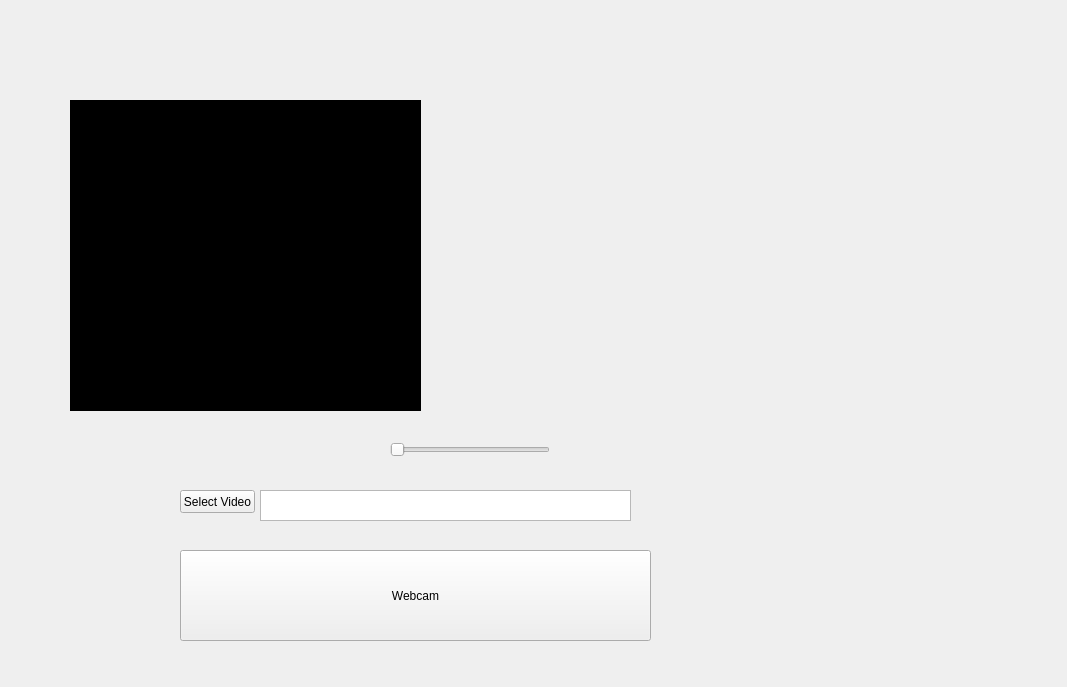
<?xml version="1.0" encoding="UTF-8"?>
<ui version="4.0">
 <class>MainWindow</class>
 <widget class="QMainWindow" name="MainWindow">
  <property name="geometry">
   <rect>
    <x>0</x>
    <y>0</y>
    <width>1067</width>
    <height>687</height>
   </rect>
  </property>
  <property name="windowTitle">
   <string>MainWindow</string>
  </property>
  <widget class="QWidget" name="centralWidget">
   <widget class="QLabel" name="bwImage">
    <property name="geometry">
     <rect>
      <x>70</x>
      <y>100</y>
      <width>351</width>
      <height>311</height>
     </rect>
    </property>
    <property name="autoFillBackground">
     <bool>false</bool>
    </property>
    <property name="styleSheet">
     <string notr="true">Background-color: #000;</string>
    </property>
    <property name="text">
     <string>TextLabel</string>
    </property>
   </widget>
   <widget class="QPushButton" name="selectVideoButton">
    <property name="geometry">
     <rect>
      <x>180</x>
      <y>490</y>
      <width>75</width>
      <height>23</height>
     </rect>
    </property>
    <property name="text">
     <string>Select Video</string>
    </property>
   </widget>
   <widget class="QTextBrowser" name="videoFilePathText">
    <property name="geometry">
     <rect>
      <x>260</x>
      <y>490</y>
      <width>371</width>
      <height>31</height>
     </rect>
    </property>
   </widget>
   <widget class="QSlider" name="frameSlider">
    <property name="geometry">
     <rect>
      <x>390</x>
      <y>440</y>
      <width>160</width>
      <height>19</height>
     </rect>
    </property>
    <property name="orientation">
     <enum>Qt::Horizontal</enum>
    </property>
   </widget>
   <widget class="QCustomPlot" name="finalImage" native="true">
    <property name="geometry">
     <rect>
      <x>610</x>
      <y>90</y>
      <width>341</width>
      <height>331</height>
     </rect>
    </property>
    <property name="autoFillBackground">
     <bool>true</bool>
    </property>
   </widget>
   <widget class="QPushButton" name="webcamButton">
    <property name="geometry">
     <rect>
      <x>180</x>
      <y>550</y>
      <width>471</width>
      <height>91</height>
     </rect>
    </property>
    <property name="text">
     <string>Webcam</string>
    </property>
    <property name="checkable">
     <bool>true</bool>
    </property>
   </widget>
  </widget>
 </widget>
 <layoutdefault spacing="6" margin="11"/>
 <customwidgets>
  <customwidget>
   <class>QCustomPlot</class>
   <extends>QWidget</extends>
   <header>qcustomplot.h</header>
   <container>1</container>
  </customwidget>
 </customwidgets>
 <resources/>
 <connections/>
</ui>
